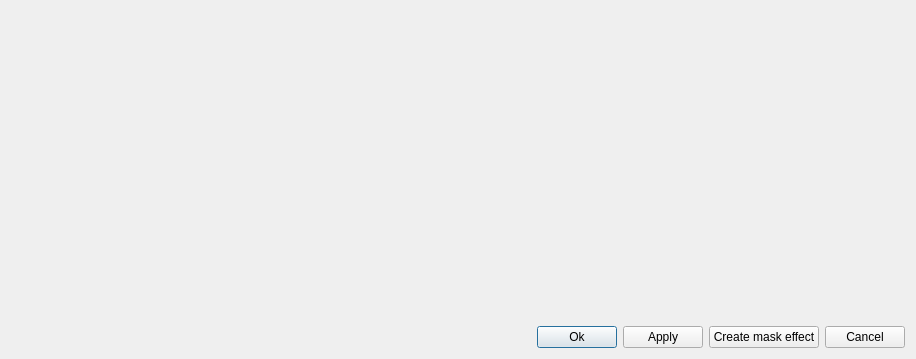
<ui version="4.0" >
 <class>FilterDialog</class>
 <widget class="QDialog" name="FilterDialog" >
  <property name="geometry" >
   <rect>
    <x>0</x>
    <y>0</y>
    <width>916</width>
    <height>359</height>
   </rect>
  </property>
  <property name="windowTitle" >
   <string>Dialog</string>
  </property>
  <layout class="QGridLayout" >
   <item row="0" column="0" colspan="5" >
    <widget class="KisFilterSelectorWidget" native="1" name="filterSelection" />
   </item>
   <item row="1" column="0" >
    <spacer>
     <property name="orientation" >
      <enum>Qt::Horizontal</enum>
     </property>
     <property name="sizeHint" stdset="0" >
      <size>
       <width>40</width>
       <height>20</height>
      </size>
     </property>
    </spacer>
   </item>
   <item row="1" column="1" >
    <widget class="QPushButton" name="pushButtonOk" >
     <property name="text" >
      <string>Ok</string>
     </property>
     <property name="default" >
      <bool>true</bool>
     </property>
    </widget>
   </item>
   <item row="1" column="2" >
    <widget class="QPushButton" name="pushButtonApply" >
     <property name="text" >
      <string>Apply</string>
     </property>
    </widget>
   </item>
   <item row="1" column="3" >
    <widget class="QPushButton" name="pushButtonCreateMaskEffect" >
     <property name="enabled" >
      <bool>true</bool>
     </property>
     <property name="text" >
      <string>Create mask effect</string>
     </property>
    </widget>
   </item>
   <item row="1" column="4" >
    <widget class="QPushButton" name="pushButtonCancel" >
     <property name="text" >
      <string>Cancel</string>
     </property>
    </widget>
   </item>
  </layout>
 </widget>
 <customwidgets>
  <customwidget>
   <class>KisFilterSelectorWidget</class>
   <extends>QWidget</extends>
   <header>widgets/kis_filter_selector_widget.h</header>
   <container>1</container>
  </customwidget>
 </customwidgets>
 <resources/>
 <connections/>
</ui>
